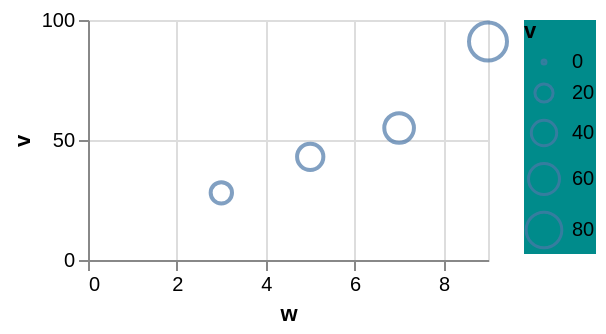

Write the Vega-Lite specification saved for this chart.
### Vega-Lite specification from a JSON file in a GitHub repository (floating-point values rounded to 4 significant figures)
{"$schema": "https://vega.github.io/schema/vega-lite/v6.json", "width": 200, "height": 120, "data": {"values": [{"c": "alpha", "v": 28, "w": 3, "t": "2024-01-07"}, {"c": "beta", "v": 55, "w": 7, "t": "2024-03-19"}, {"c": "gamma", "v": 43, "w": 5, "t": "2024-06-02"}, {"c": "delta", "v": 91, "w": 9, "t": "2024-09-11"}]}, "mark": "point", "encoding": {"x": {"field": "w", "type": "quantitative"}, "y": {"field": "v", "type": "quantitative"}, "size": {"field": "v", "type": "quantitative", "legend": {"fillColor": "darkcyan"}}}}
